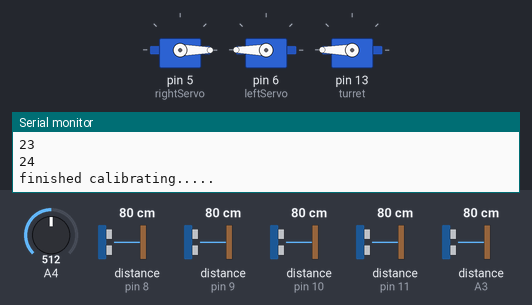
This sketch was run on a simulated Arduino Uno, built with avr-gcc and run on an emulated ATmega328P. Shown: 3 × servo, the last lines printed to the serial monitor. The inputs (shaded band) are chosen by the test bench; at power-on: distance to the obstacle (sensors on pin 8, pin 11, pin 9, pin 10, A3) 80 cm, A4 = 512. Random numbers use the default seed unless the sketch sets one.

Above: at 10.7 s.
10.8 s: distance to the obstacle (sensor on pin 8) set to 22 cm
12.3 s: distance to the obstacle (sensor on pin 8) set to 19 cm
At 12.81 s:
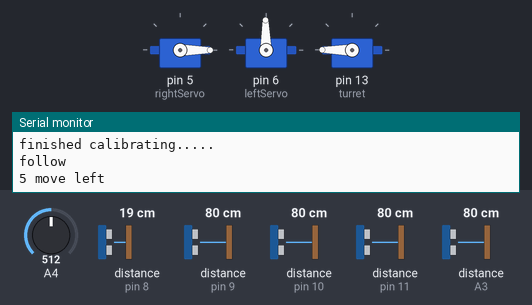
15.3 s: distance to the obstacle (sensor on pin 11) set to 18 cm
18.3 s: A4 set to 385
21.3 s: A4 set to 360
At 21.9 s:
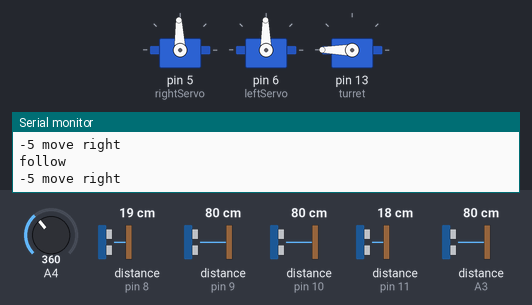
22.9 s: A4 set to 716
At 23.76 s:
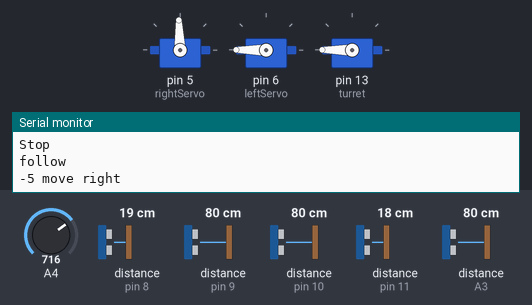
Timing chart, 0 to 26.9 s (numbered marks = the images above; inputs shaded):
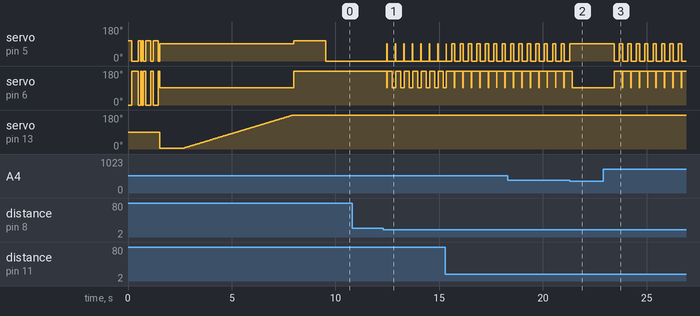

Measured:
- the behaviour switches between 21 and 20 cm on distance to the obstacle (sensor on pin 8) (found by bisection; images 0 and 1)
- the behaviour switches between 370 and 369 on A4 (found by bisection; images 1 and 2)
- after the input at 10.8 s, every drawn part: stays the same
- after the input at 12.3 s, servo on pin 5 (rightServo): alternates 92° for 0.02 s and 0° for 0.39 s, starting after 0.16 s; servo on pin 6 (leftServo): 180° → 91° after 0.16 s, then repeats every 0.41 s: 180° 0.25 s, 91° 0.16 s
- after the input at 22.9 s, servo on pin 5 (rightServo): alternates 92° for 0.16 s and 0° for 0.25 s, starting after 0.54 s; servo on pin 6 (leftServo): alternates 180° for 0.39 s and 91° for 0.02 s, starting after 0.54 s

The sketch:

cockroach.ino.ino
```cpp
#include <Servo.h>
#include <NewPing.h>
#include <SharpIR.h>


Servo leftServo;
Servo rightServo;
Servo turret;


NewPing BLeftPing(8, 8, 20);
NewPing FLeftPing(9, 9, 20);
NewPing FRightPing(10, 10, 20);
NewPing BRightPing(11, 11, 20);


SharpIR IRTop(A3, 25, 93, 20150);

#define leftStopValue 91
#define rightStopValue 92
#define angleRotationTime 17
#define topServoStraight 90
#define topServoRight 4
#define topServoLeft 180


int leftStandardSpeed = leftStopValue + 200;
int rightStandardSpeed = rightStopValue - 200;
//for bottom LDR's. when value is higher than dark, it is off the line.
int dark = 0;
//top LDR when it is below dark then it is in shade
int topLight = 0;


int closestAngle = 0;
int closestDistance = 32000;


void setup() {
  // put your setup code here, to run once:
  Serial.begin(9600);

  rightServo.attach(5);
  leftServo.attach(6);
  turret.attach(13);
  stopServos();

  pinMode(A0, INPUT);
  pinMode(A1, INPUT);
  pinMode(A2, INPUT);
  pinMode(A4, INPUT);

  calibrateLDR();
  findClosestObjectTurret();
  //    turnAngle(90);
  //    turnAngle(-90);

}

void loop() {


  while (analogRead(A4) > topLight / 1.25) {
    //    printThings();
    if ((FRightPing.ping_cm() < 8 && FRightPing.ping_cm() != 0) || (FLeftPing.ping_cm() < 8 && FLeftPing.ping_cm() != 0)) {
      objectOnFront();
      Serial.println("front");
    } else if ((BRightPing.ping_cm() < 11 && BRightPing.ping_cm() != 0) || (BLeftPing.ping_cm() < 11 && BLeftPing.ping_cm() != 0) || (BRightPing.ping_cm() > 10 && BRightPing.ping_cm() != 0) || (BLeftPing.ping_cm() > 10 && BLeftPing.ping_cm() != 0)) {
      Serial.println("follow");
      followWall(200);
    } else {
      moveStraight(200);
    }
  }

  delay(1000);
  stopServos();
  Serial.println("Stop");
}


void printThings() {
  Serial.println("back right ");
  Serial.println(BRightPing.ping_cm());
  Serial.println("front right ");
  Serial.println(FRightPing.ping_cm());
  Serial.println("back left ");
  Serial.println(BLeftPing.ping_cm());
  Serial.println("front left");
  Serial.println(FLeftPing.ping_cm());

}
void followLine() {
  if (analogRead(A1) > dark) {
    turnUntilDark();
  }
  else {
    moveStraight(5);
  }
}

void moveStraight(unsigned int distance) {

  rightServo.write(rightStandardSpeed);
  leftServo.write(leftStandardSpeed);
  delay(distance + 50);
  stopServos();
}

void moveBack(unsigned int distance) {
  rightServo.write(-rightStandardSpeed);
  leftServo.write(-leftStandardSpeed);
  delay(distance + 50);

  stopServos();
}

void turnAngle(float angle) {


  if (angle > 0) {
    rightServo.write(rightStandardSpeed);
    leftServo.write(-leftStandardSpeed);


  } else if (angle < 0) {
    leftServo.write(leftStandardSpeed);
    rightServo.write(-rightStandardSpeed);
    angle = angle * -1;

  }
  // angle * 44 is roughly the time it takes at standard speed to turn that angle.
  angle = angle * angleRotationTime;

  delay(angle);
  stopServos();

}

void turnAngleNew(float angle) {

  if (angle > 0) {
    rightServo.write(rightStandardSpeed);


  } else if (angle < 0) {
    leftServo.write(leftStandardSpeed);
    angle = angle * -1;

  }
  // angle * 44 is roughly the time it takes at standard speed to turn that angle.
  angle = angle * angleRotationTime;

  delay(angle);
  stopServos();
}

void turnUntilDark() {
  int i = 1;

  while (analogRead(A1) > dark) {
    turnAngle(i);
    i++;
    if (analogRead(A1) < dark) {
      break;
    }
    turnAngle(-i);
    i++;
  }

}

void stopServos() {
  rightServo.write(rightStopValue);
  leftServo.write(leftStopValue);
}

void calibrateLDR() {
  Serial.println("Calibrating.....");
  int average = (analogRead(A0) + analogRead(A2)) / 2;
  dark = (average + analogRead(A1)) / 2;
  int total = 0;

  for (int i =  0; i < 25; i++) {
    Serial.println(i);
    total = total + analogRead(A4);
    randomMove(10);

  }

  topLight = (total / 25) - 50;

  Serial.println("finished calibrating.....");

}

void turnTopServo(int angle) {

  angle = angle + 90;
  if (angle < topServoRight) {
    angle = topServoRight;
  }
  turret.write(angle);

}

void findClosestObjectTurret() {
  digitalWrite(12, LOW);

  turnTopServo(-90);
  delay(1000);
  for (int i = -90 ; i <= 90 ; i++) {
    turnTopServo(i);
    delay(10);
    int dist_cm = IRTop.distance();


    if (dist_cm < closestDistance) {
      closestDistance = dist_cm;
      closestAngle = i;
    }

  }
  digitalWrite(12, HIGH);
  moveToObject(closestAngle);
}


void moveToObject(int angle) {
  //  angle = 90 - angle;
  turnAngle(angle);
}
void objectOnSide() {
  if (closestAngle < 0) {
    turnAngle(-closestAngle);

  } else if (closestAngle == 0) {
    turnAngle(90);
  } else if (closestAngle > 0) {
    turnAngle(-closestAngle);

  }
}

void randomMove(int distance) {

  int direction = random(0, 2);

  if (direction == 0) {
    moveStraight(distance);
  } else if (direction == 1) {
    moveBack(distance);
  }
  stopServos();

}

void followWall(unsigned int distance) {
  int distLeft = BLeftPing.ping_cm();
  int distRight = BRightPing.ping_cm();
  int angle = 0;


  if ((distLeft < 11 && distLeft != 0) || ((distRight > 10 ) && distRight != 0)) {


    Serial.println("-5 move right");
    angle = -8;
    if (FLeftPing.ping_cm() > 5) {
      angle = -16;
    }


  } else if ((distLeft > 10 && distLeft != 0) || (distRight < 11 ) && distRight != 0) {

    Serial.println("5 move left");
    angle = 8;
    if (FRightPing.ping_cm() > 5) {
      angle = 16;
    }
  }


moveStraight(distance);

turnAngleNew(angle);
}

void objectOnFront() {

  int distLeft = BLeftPing.ping_cm();
  int distRight = BRightPing.ping_cm();


  if (distLeft < distRight) {
    turnAngle(45);
  } else if (distRight < distLeft) {
    turnAngle(-45);

  } else if (distRight == distLeft) {
    int direction = random(0, 2);
    if (direction == 0) {
      turnAngle(45);
    } else if (direction == 1) {
      turnAngle(-45);

    }
  } else {
    turnAngle(180);
  }
}
```
